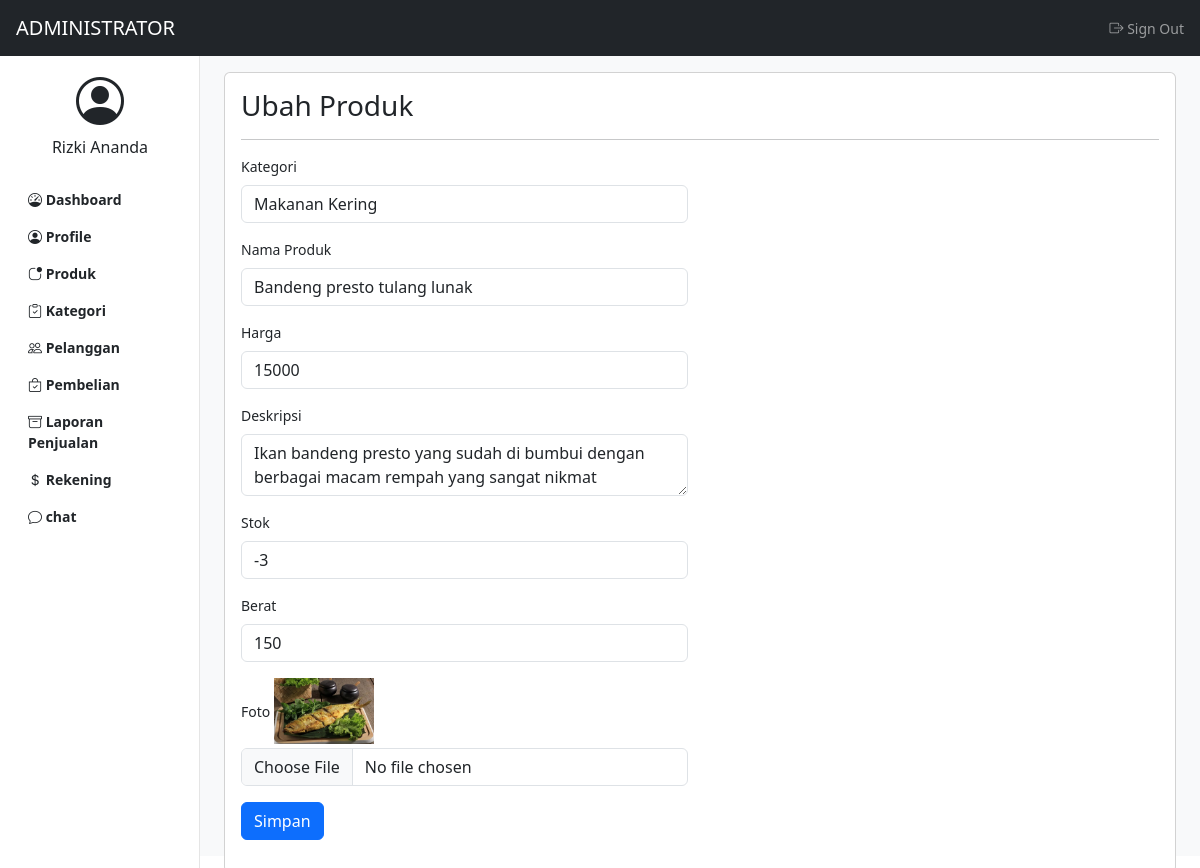
The app's page /admin/ubah_produk.php?id=1 (signed in) with its own data.
### tables this page shows
CREATE TABLE `produk` (
  `id_produk` int(11) NOT NULL,
  `id_kategori` int(11) NOT NULL,
  `nama_produk` varchar(100) NOT NULL,
  `harga_produk` int(11) NOT NULL,
  `deskripsi_produk` text NOT NULL,
  `stok_produk` int(11) NOT NULL,
  `berat_produk` int(11) NOT NULL,
  `foto_produk` varchar(255) NOT NULL
);

CREATE TABLE `kategori` (
  `id_kategori` int(11) NOT NULL,
  `nama_kategori` varchar(100) NOT NULL
);

### admin/ubah_produk.php (the view, shortened to what this page needs)
<?php
include "header.php";
$id_produk = $_GET["id"];
$ambil_produk = $koneksi -> query("SELECT * FROM produk WHERE id_produk = '$id_produk'");
$produk = $ambil_produk -> fetch_assoc();
$kategori = array();
$ambil_kategori = $koneksi -> query("SELECT * FROM kategori");
while ($tiap_kategori = $ambil_kategori -> fetch_assoc())
{
	$kategori [] = $tiap_kategori;
}
?>
<h3>Ubah Produk</h3>
<hr>
<div class="row">
	<div class="col-md-6">
		<form method="post" enctype="multipart/form-data">
			<div class="mb-3">
				<label class="form-label">Kategori</label>
				<select class="form-control" name="id_kategori">
					<?php foreach ($kategori as $key => $value): ?>
						<option value="<?php echo $value["id_kategori"]; ?>" <?php if($value["id_kategori"]==$produk["id_kategori"]){echo "selected";} ?>  ><?php echo $value["nama_kategori"]; ?></option>
					<?php endforeach ?>
				</select>
			</div>
			<div class="mb-3">
				<label class="form-label">Nama Produk</label>
				<input type="text" class="form-control" name="nama_produk" value="<?php echo $produk["nama_produk"]; ?>">
			</div>
			<div class="mb-3">
				<label class="form-label">Harga</label>
				<input type="number" class="form-control" name="harga_produk" value="<?php echo $produk["harga_produk"]; ?>">
			</div>
			<div class="mb-3">
				<label class="form-label">Deskripsi</label>
				<textarea class="form-control" name="deskripsi_produk"><?php echo $produk["deskripsi_produk"]; ?></textarea>
			</div>
			<div class="mb-3">
				<label class="form-label">Stok</label>
				<input type="number" class="form-control" name="stok_produk" value="<?php echo $produk["stok_produk"]; ?>">
			</div>
			<div class="mb-3">
				<label class="form-label">Berat</label>
				<input type="number" class="form-control" name="berat_produk" value="<?php echo $produk["berat_produk"]; ?>">
			</div>
			<div class="mb-3">
				<label class="form-label">Foto</label>
				<img src="../assets/file/<?php echo $produk["foto_produk"]; ?>" width="100" class="mb-1">
				<input type="file" class="form-control" name="foto_produk" value="<?php echo $produk["foto_produk"]; ?>">
			</div>
			<div class="mb-3">
				<button class="btn btn-primary" name="simpan">Simpan</button>
			</div>
		</form>
	</div>
</div>
<?php
include "footer.php";
?>

### admin/header.php (shortened to what this page needs)
<?php
include "../koneksi.php";
$id_admin = $_SESSION["admin"] ["id_admin"];
$ambil_admin = $koneksi -> query("SELECT * FROM admin WHERE id_admin = '$id_admin'");
$admin = $ambil_admin -> fetch_assoc();
?>
<!DOCTYPE html>
<html>
<head>
	<link rel="stylesheet" type="text/css" href="../assets/css/bootstrap.css">
	<link rel="stylesheet" type="text/css" href="https://cdn.jsdelivr.net/npm/bootstrap-icons@1.5.0/font/bootstrap-icons.css">
	<link rel="stylesheet" type="text/css" href="../assets/css/dashboard.css">
	<link rel="stylesheet" type="text/css" href="../assets/css/dataTables.bootstrap5.min.css">
</head>
<body>
	<header class="navbar navbar-dark bg-dark sticky-top">
		<a class="navbar-brand px-3" href="index.php">ADMINISTRATOR</a>
		<div class="navbar-nav">
			<div class="nav-item">
				<a class="nav-link px-3" href="logout.php" onclick="return confirm('Apakah anda yakin ingin keluar?')">
					<i class="bi bi-box-arrow-right"></i>
					Sign Out
				</a>
			</div>
		</div>
	</header>
	<div class="container-fluid">
		<div class="row">
			<nav id="sidebar" class="col-md-3 col-lg-2 bg-white position-fixed start-0 top-0 bottom-0 py-5 collapse d-md-block sidebar">
				<a href="profil_admin.php" class="text-decoration-none">
					<div class="container text-center pt-4">
						<span class="bi bi-person-circle display-5 text-dark"></span>
						<h6 class="pt-2 text-dark"><?php echo $admin["nama_admin"]; ?></h6>
					</div>
				</a>
				<div class="pt-3">
					<ul class="nav flex-column">
						<li class="nav-item">
							<a href="index.php" class="nav-link text-dark fw-bold"><span class="bi bi-speedometer"></span> Dashboard</a>
						</li>
						<li class="nav-item">
							<a href="profil_admin.php" class="nav-link text-dark fw-bold"><span class="bi bi-person-circle"></span> Profile</a>
						</li>
						<li class="nav-item">
							<a href="produk.php" class="nav-link text-dark fw-bold"><span class="bi bi-app-indicator"></span> Produk</a>
						</li>
						<li class="nav-item">
							<a href="kategori.php" class="nav-link text-dark fw-bold"><span class="bi bi-clipboard-check"></span> Kategori</a>
						</li>
						<li class="nav-item">
							<a href="pelanggan.php" class="nav-link text-dark fw-bold"><span class="bi bi-people"></span> Pelanggan</a>
						</li>
						<li class="nav-item">
							<a href="pembelian.php" class="nav-link text-dark fw-bold"><span class="bi bi-bag-check"></span> Pembelian</a>
						</li>
						<li class="nav-item">
							<a href="laporan_penjualan.php" class="nav-link text-dark fw-bold"><span class="bi bi-archive"></span> Laporan Penjualan</a>
						</li>
						<li class="nav-item">
							<a href="rekening.php" class="nav-link text-dark fw-bold"><span class="bi bi-currency-dollar"></span> Rekening</a>
						</li>
						<li class="nav-item">
							<a href="Chat.php" class="nav-link text-dark fw-bold"><span class="bi bi-chat"></span> chat</a>
						</li>
					</ul>
				</div>
			</nav>
		</div>
	</div>
	<main class="col-lg-10 col-md-9 ms-sm-auto px-sm-4 py-3 vh-100 bg-light">
		<div class="card">
			<div class="card-body">

### assets/css/dashboard.css (style rules this page uses)
body { font-size: 0.875rem; }
.sidebar { z-index: 100; box-shadow: inset -1px 0 0 0 rgba(0, 0, 0, 0.1); }

### records on screen
produk: id_kategori "Makanan Kering", nama_produk "Bandeng presto tulang lunak", harga_produk "15000", deskripsi_produk "Ikan bandeng presto yang sudah di bumbui dengan berbagai macam rempah yang sangat nikmat", stok_produk "-3", berat_produk "150", foto_produk (picture)

### other values on screen
$admin["nama_admin"] "Rizki Ananda"
